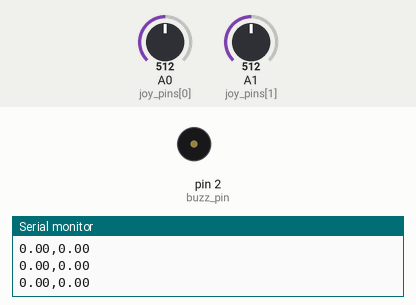
Simulated run of this sketch. Board: Arduino Uno, built with avr-gcc and run on an emulated ATmega328P. Shown: buzzer (waves = sounding, pin HIGH), the last lines printed to the serial monitor. Inputs (shaded band) come from the test bench; at power-on: A0 (joy_pins[0]) = 512, A1 (joy_pins[1]) = 512.

Above: at 1.3 s.
1.4 s: A0 (joy_pins[0]) set to 598
2.9 s: A0 (joy_pins[0]) set to 633
At 3.3 s:
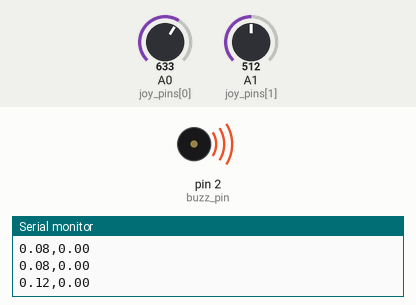
5.9 s: A1 (joy_pins[1]) set to 421
8.9 s: A1 (joy_pins[1]) set to 402
At 9.84 s:
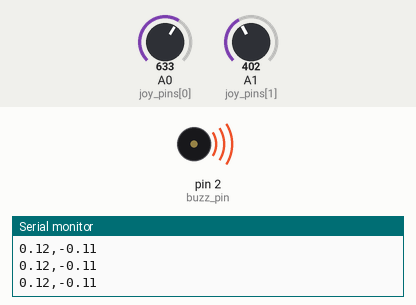
Timing chart, 0 to 11.9 s (numbered marks = the images above; inputs shaded):
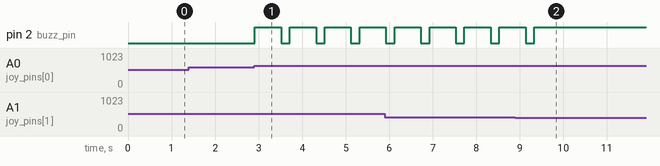

Measured:
- the behaviour switches between 614 and 615 on A0 (joy_pins[0]) (found by bisection; images 0 and 1)
- the behaviour switches between 410 and 409 on A1 (joy_pins[1]) (found by bisection; images 1 and 2)
- after the input at 2.9 s, pin 2 (buzz_pin): alternates HIGH for 0.60 s and LOW for 0.20 s, starting at once
- after the input at 8.9 s, pin 2 (buzz_pin): goes on until 9.3 s, then stays HIGH

The sketch:

different-vibrations-by-Axis.ino
```cpp
int joy_pins[2] = {A0, A1}; // pins being used for joystick
float bit_depth = pow(2.0, 10); // ADC conversion ratio
float Rx_offset = 0.0; // offset in x-dir
float Ry_offset = 0.0; // offset in y-dir

const int buzz_pin = 2; // corresponds to digital pin 2 on Arduino

void setup() {
  Serial.begin(9600);
  pinMode(joy_pins[0], INPUT); // VR_x pin
  pinMode(joy_pins[1], INPUT); // VR_y pin
  pinMode(buzz_pin, OUTPUT); // output for buzzer
  Serial.println("VRx,VRy");
  delay(100);
  Rx_offset = float(analogRead(joy_pins[0])) / bit_depth; // calc offset
  Ry_offset = float(analogRead(joy_pins[1])) / bit_depth; // calc offset
}

void loop() {
  float Rx = float(analogRead(joy_pins[0])) / bit_depth - Rx_offset; // instantaneous x-joystick
  float Ry = float(analogRead(joy_pins[1])) / bit_depth - Ry_offset; // instantaneous y-joystick
  Serial.print(Rx); Serial.print(","); // print for debugging (-0.5 to +0.5)
  Serial.println(Ry); // print for debugging (-0.5 to +0.5)
  delay(1);

  if (Rx < -0.1) {
    buzz_now(1, 100, 0); // (joystick left) buzz without delays
  } else if (Ry < -0.1) {
    buzz_now(1, 100, 0); // (joystick down) buzz without delays
  } else if (Rx > 0.1) {
    buzz_now(1, 600, 200); // (joystick right) long buzz 600ms on, 200 off
  } else if (Ry > 0.1) {
    buzz_now(1, 80, 150); // (joystick up) buzz with 'train' style rhythm
  }
}

void buzz_now(int buzz_count, int delay_1, int delay_2) { // buzz function
  for (int ii = 0; ii < buzz_count; ii++) { // loop
    digitalWrite(buzz_pin, HIGH); // set buzzer on
    delay(delay_1); // keep on for delay_1 [ms]
    digitalWrite(buzz_pin, LOW); // set buzz off
    delay(delay_2); // keep off for delay_2 [ms]
  }
}
```
